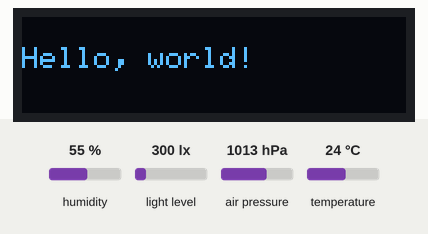
Recording of a sketch running on a simulated Arduino Uno, built with avr-gcc and run on an emulated ATmega328P. On the bench: 128×32 one-colour display. The inputs (shaded band) are chosen by the test bench; at power-on: light level 300 lx, air pressure 1013 hPa, humidity 55 %, temperature 24 °C. What the sketch prints to the serial monitor is not drawn.

Above: at 3.2 s.
3.3 s: light level set to 40 lx
6.3 s: air pressure set to 952 hPa
Timing chart, 0 to 9.3 s (numbered marks = the images above; inputs shaded):
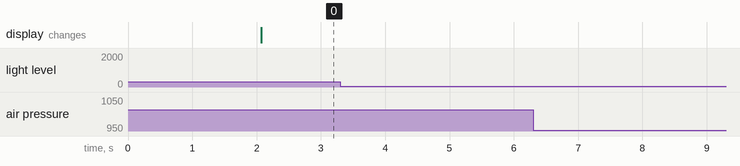

The sketch:

all.ino
```cpp
#include <Wire.h>
#include <BH1750.h>
#include <Adafruit_Sensor.h>
#include <Adafruit_BME280.h>
#include <Adafruit_GFX.h>
#include <Adafruit_SSD1306.h>
#include <string.h>


unsigned int screen_width = 128;
unsigned int screen_height = 32;

Adafruit_SSD1306 display(screen_width, screen_height, &Wire, -1);
Adafruit_BME280 bme;
BH1750 light;

void setup() {

  Serial.begin(9600);

  if(!display.begin(SSD1306_SWITCHCAPVCC, 0x3C)) { // Address 0x3D for 128x64
    Serial.println(F("SSD1306 allocation failed"));
    while (true);
  }

  if (!bme.begin(0x76)) {
    Serial.println("Could not find a valid BME280 sensor, check wiring!");
    while (true);
  }

  light.begin();

  display.clearDisplay();
  display.setTextSize(1);
  display.setTextColor(WHITE);

  delay(2000);

}

void loop() {

  Serial.print("Temperature = ");
  Serial.print(bme.readTemperature());
  Serial.println("*C");

  Serial.print("Pressure = ");
  Serial.print(bme.readPressure() / 100.0F);
  Serial.println(" hPa");

  Serial.print("Humidity = ");
  Serial.print(bme.readHumidity());
  Serial.println("%");

  Serial.print("Light = ");
  Serial.print(light.readLightLevel());
  Serial.println(" lux");

  Serial.println();

  display.clearDisplay();
  display.setCursor(0, 10);
  // Display static text
  display.println("Hello, world!");
  display.display();

}
```

Measured:
- after the input at 3.3 s, every drawn part: stays the same
- after the input at 6.3 s, every drawn part: stays the same
